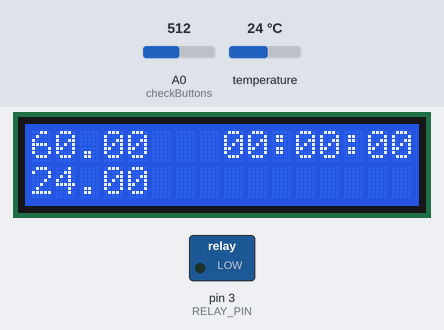
The sketch below on a simulated Arduino Uno, built with avr-gcc and run on an emulated ATmega328P. Parts: 16×2 character LCD, switched loads named in the sketch (green lamp = pin HIGH). Inputs (shaded band) come from the test bench; at power-on: temperature 24 °C, A0 (checkButtons) = 512.

Above: at 1.2 s.
1.3 s: temperature set to 12 °C
At 3.6 s:
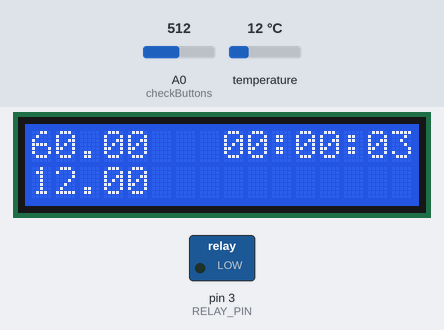
3.8 s: A0 (checkButtons) set to 716
At 5.5 s:
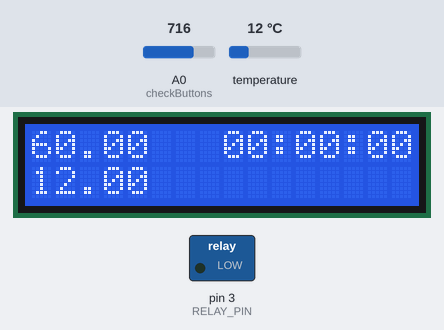
6.1 s: temperature set to 19 °C
At 7.0 s:
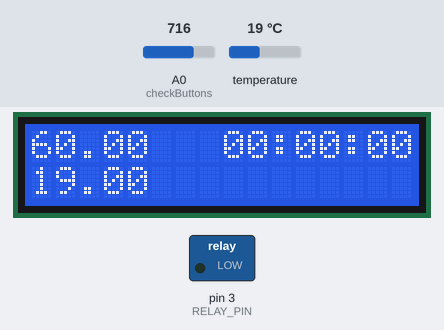
7.7 s: A0 (checkButtons) set to 900
At 9.0 s:
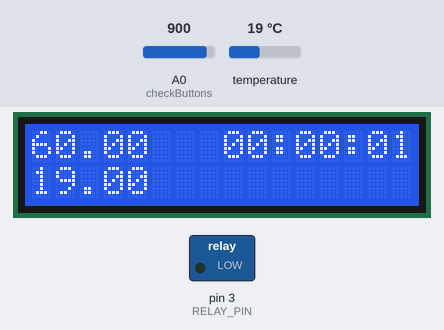
10.8 s: temperature set to 28 °C
At 11.1 s:
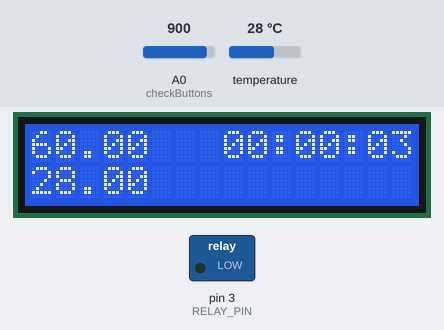
13.1 s: A0 (checkButtons) set to 306
At 14.5 s:
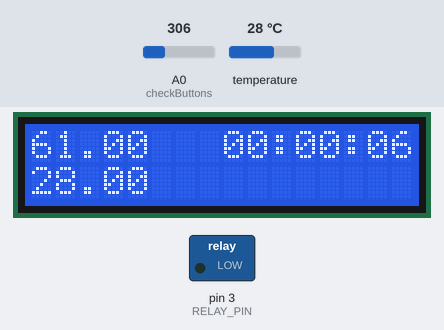
Timing chart, 0 to 16.1 s (numbered marks = the images above; inputs shaded):
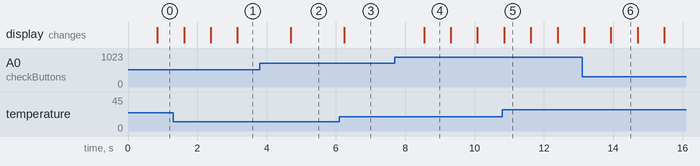

The sketch:

sousvide.ino
```cpp
#include <OneWire.h>
#include <DallasTemperature.h>
#include <LiquidCrystal.h>

LiquidCrystal lcd(8, 9, 4, 5, 6, 7);

#define ONE_WIRE_BUS 2
#define RELAY_PIN 3

OneWire oneWire(ONE_WIRE_BUS);

DallasTemperature sensors(&oneWire);

double savedTemperature = 60;
double currentTemperature = 0;
unsigned long timerStart = 0;

void setup (void) {
  pinMode(RELAY_PIN, OUTPUT);
  lcd.begin(16, 2);
  sensors.begin();
}

void loop (void) {
  checkButtons();
  currentTemperature = getTempearture();
  checkRelay();
  lcdPrint();
}

String zerofill (unsigned long dateInt) {
  String dateString = String(dateInt);
  if ( dateString.length() < 2 ) {
    dateString = "0" + dateString;
  }
  return dateString;
}

void lcdPrint () {
  unsigned long timeSeconds = (millis() - timerStart) / 1000;
  lcd.setCursor(0, 0);
  lcd.print(savedTemperature);
  lcd.print("   ");
  lcd.print( zerofill( timeSeconds/3600 ) + ":" + zerofill( (timeSeconds % 3600)/60 ) + ":" + zerofill( (timeSeconds % 3600) % 60 ) );
  lcd.setCursor(0, 1);
  lcd.print(currentTemperature);
  lcd.print("      ");

}

double getTempearture () {
  sensors.requestTemperatures();
  return sensors.getTempCByIndex(0);
}

void checkRelay () {
  if ( currentTemperature < savedTemperature ) {
    digitalWrite(RELAY_PIN, LOW);
  } else
    digitalWrite(RELAY_PIN, HIGH);
}

void checkButtons () {
  int buttonPressed = analogRead(A0);
  if ( checkButton(buttonPressed, 1, "right", 110) )
    return;
  else if ( checkButton(buttonPressed, 2, "up", 310) )
    return;
  else if ( checkButton(buttonPressed, 3, "down", 450) )
    return;
  else if ( checkButton(buttonPressed, 4, "left", 600) )
    return;
  else
    checkButton(buttonPressed, 5, "select", 800);
}

boolean checkButton (int analogResult, int buttonNum, String buttonName, int analogData) {
  if ( analogResult < analogData  ) {
    if ( buttonNum == 2 )
      if ( savedTemperature < 99 )
        savedTemperature++;
    if ( buttonNum == 3 )
      if ( savedTemperature > 30 )
        savedTemperature--;
    if ( buttonNum == 5 )
      timerStart = millis();
    return true;
  }

  return false;
}
```

Measured:
- after the input at 6.1 s, the display: changes after 0.14 s (image 3)
- after the input at 7.7 s, the display: changes after 0.84 s (image 4)
- what the display in image 4 shows lasts 0.8 s, from 8.5 s to 9.3 s
